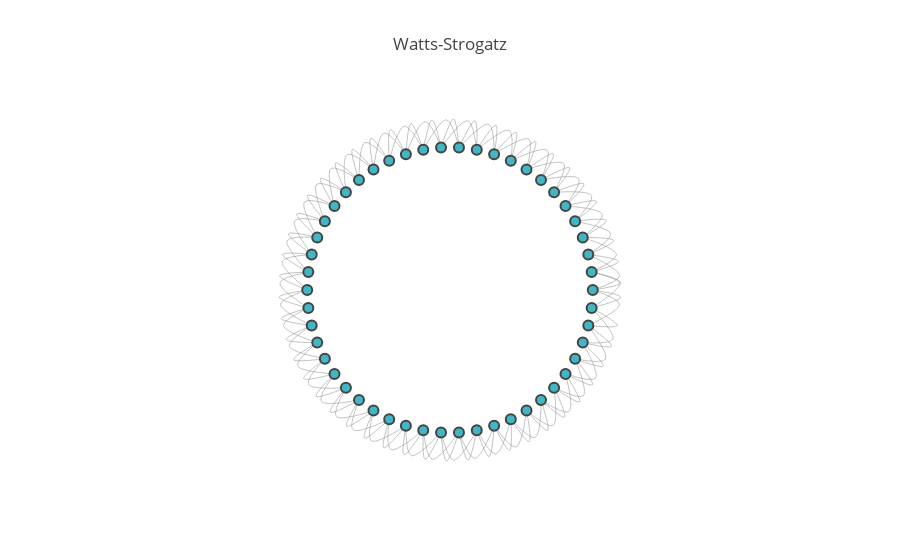

This figure's notebook cell:
### Markdown cell above
### Watts-Strogatz

The Watts-Strogatz graph, also known as small-world graph, comprises $n$ nodes on the unit circle wherein every node is connected to $k$ nearest-neighbors.

### Code cell
graph = nx.watts_strogatz_graph(50, 4, 0)

position = nx.circular_layout(graph)

def transform_edge(edge, curviness):
    t = np.linspace(0, 1, 3)
    
    p0 = position[edge[0]]
    p2 = position[edge[1]]
    p1 = (
#        .5 * (p0[0] + p2[0]) + curviness * (p0[1] - p2[1]),
        .5 * (p0[0] + p2[0]) + curviness * (3 * p0[0] - p2[0]),
 #       .5 * (p0[1] + p2[1]) + curviness * (p0[0] - p2[0]),
        .5 * (p0[1] + p2[1]) + curviness * (3 * p0[1] - p2[1]),
    )
    
    bx = (1 - t) * ((1 - t) * p0[0] + t * p1[0]) + t * ((1 - t) * p1[0] + t * p2[0])
    by = (1 - t) * ((1 - t) * p0[1] + t * p1[1]) + t * ((1 - t) * p1[1] + t * p2[1])
    
    return (bx, by)


layout = go.Layout(
    title='Watts-Strogatz',
    xaxis=dict(showgrid=False, zeroline=False, showticklabels=False),
    yaxis=dict(showgrid=False, zeroline=False, showticklabels=False, scaleanchor='x'),
    showlegend=False,
)

figure = go.Figure([
    go.Scatter(
        name='edges',
        mode='lines',
        x=[x for edge in graph.edges()
           for x in list(transform_edge(edge, .2)[0]) + [None]],
        y=[y for edge in graph.edges()
           for y in list(transform_edge(edge, .2)[1]) + [None]],
        line=dict(
            width=0.5,
            shape='spline',
            color='#888'
        ),
        hoverinfo='none',
    ),
    go.Scatter(
        name='nodes',
        mode='markers',
        x=[position[node][0] for node in graph.nodes()],
        y=[position[node][1] for node in graph.nodes()],
        marker=dict(
            size=10,
            showscale=False,
            reversescale=True,
            color=[graph.degree(node) for node in graph.nodes()],
            colorscale='YlGnBu',
            line=dict(width=2),
        ),
        hoverinfo='text',
    ),
], layout)

py.iplot(figure)

### Figure 1 — Plotly figure (JSON) as saved in the notebook; plotly's stock layout.template omitted (floating-point values rounded to 4 significant figures; data arrays with more than 128 entries replaced by an {"elided": "..."} marker saying what was removed)
{"data": [{"hoverinfo": "none", "line": {"color": "#888", "shape": "spline", "width": 0.5}, "mode": "lines", "name": "edges", "type": "scatter", "uid": "f980de0c-f0d5-47d3-b78e-85f9cdbeaf20", "x": {"elided": "400 float values"}, "y": {"elided": "400 float values"}}, {"hoverinfo": "text", "marker": {"color": [4, 4, 4, 4, 4, 4, 4, 4, 4, 4, 4, 4, 4, 4, 4, 4, 4, 4, 4, 4, 4, 4, 4, 4, 4, 4, 4, 4, 4, 4, 4, 4, 4, 4, 4, 4, 4, 4, 4, 4, 4, 4, 4, 4, 4, 4, 4, 4, 4, 4], "colorscale": "YlGnBu", "line": {"width": 2}, "reversescale": true, "showscale": false, "size": 10}, "mode": "markers", "name": "nodes", "type": "scatter", "uid": "e82dd80a-e461-4538-8906-352b5e52f55a", "x": [1, 0.9921, 0.9686, 0.9298, 0.8763, 0.809, 0.729, 0.6374, 0.5358, 0.4258, 0.309, 0.1874, 0.06279, -0.06279, -0.1874, -0.309, -0.4258, -0.5358, -0.6374, -0.729, -0.809, -0.8763, -0.9298, -0.9686, -0.9921, -1.0, -0.9921, -0.9686, -0.9298, -0.8763, -0.809, -0.729, -0.6374, -0.5358, -0.4258, -0.309, -0.1874, -0.06279, 0.06279, 0.1874, 0.309, 0.4258, 0.5358, 0.6374, 0.729, 0.809, 0.8763, 0.9298, 0.9686, 0.9921], "y": [-3.377e-10, 0.1253, 0.2487, 0.3681, 0.4818, 0.5878, 0.6845, 0.7705, 0.8443, 0.9048, 0.9511, 0.9823, 0.998, 0.998, 0.9823, 0.9511, 0.9048, 0.8443, 0.7705, 0.6845, 0.5878, 0.4818, 0.3681, 0.2487, 0.1253, -8.776e-08, -0.1253, -0.2487, -0.3681, -0.4818, -0.5878, -0.6845, -0.7705, -0.8443, -0.9048, -0.9511, -0.9823, -0.998, -0.998, -0.9823, -0.9511, -0.9048, -0.8443, -0.7705, -0.6845, -0.5878, -0.4818, -0.3681, -0.2487, -0.1253]}], "layout": {"showlegend": false, "title": {"text": "Watts-Strogatz"}, "xaxis": {"showgrid": false, "showticklabels": false, "zeroline": false}, "yaxis": {"scaleanchor": "x", "showgrid": false, "showticklabels": false, "zeroline": false}}}
